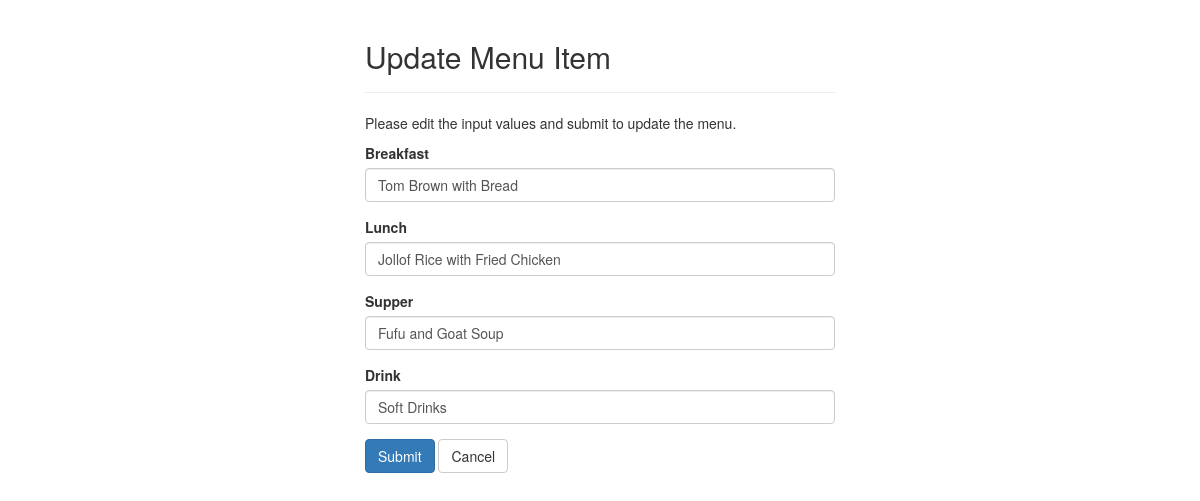
/restaurants/updatemenu.php?id=2 (signed in), run on the app's committed database.
### tables this page shows
CREATE TABLE `meal` (
  `id` int(230) NOT NULL,
  `Breakfast` varchar(255) NOT NULL,
  `Lunch` varchar(255) NOT NULL,
  `Drink` varchar(255) NOT NULL,
  `Supper` varchar(255) NOT NULL
);

### restaurants/updatemenu.php (the view, shortened to what this page needs)
<?php
require_once "../dbconnection.php";
$breakfast = $lunch = $supper = $drinks = "";
$breakfast_err = $lunch_err = $supper_err = $drinks_err = "";
if(isset($_POST["id"]) && !empty($_POST["id"])){
    $id = $_POST["id"];
    $input_breakfast = trim($_POST["breakfast"]);
    $input_lunch = trim($_POST["lunch"]);
    $input_supper = trim($_POST["supper"]);
    $input_drinks = trim($_POST["drink"]);
    $breakfast = $input_breakfast;
    $lunch = $input_lunch;
    $supper = $input_supper;
    $drinks = $input_drinks;
    $sql = "UPDATE meal SET Breakfast=?, Lunch=?, Drink=?, Supper=? WHERE id=?";
    if($stmt = mysqli_prepare($link, $sql)){
        mysqli_stmt_bind_param($stmt, "ssssi", $param_breakfast, $param_lunch, $param_drink, $param_supper, $param_id);
        $param_breakfast = $breakfast;
        $param_lunch = $lunch;
        $param_drink = $drinks;
        $param_supper = $supper;
        $param_id = $id;
        if(mysqli_stmt_execute($stmt)){
            header("location: menu.php");
            exit();
        } else{
            echo "Something went wrong. Please try again later.";
        }
    }
    mysqli_stmt_close($stmt);
    mysqli_close($link);
} else {
    if (isset($_GET["id"]) && !empty(trim($_GET["id"]))) {
        $sql = "SELECT * FROM meal WHERE id = ?";
        if ($stmt = mysqli_prepare($link, $sql)) {
            mysqli_stmt_bind_param($stmt, "i", $param_supper);
            if (mysqli_stmt_execute($stmt)) {
                $result = mysqli_stmt_get_result($stmt);
                if (mysqli_num_rows($result) == 1) {
                    $row = mysqli_fetch_array($result, MYSQLI_ASSOC);
                    $breakfast = $row["Breakfast"];
                    $lunch = $row["Lunch"];
                    $supper = $row["Supper"];
                    $drinks = $row["Drink"];
                } else {
                    header("location: error.php");
                    exit();
                }
            } else {
                echo "Oops! Something went wrong. Please try again later.";
            }
        }
    } else {
        header("location: error.php");
        exit();
    }
}
if ($_SESSION['r-Name']) {
?>
    <!DOCTYPE html>
    <html lang="en">
    <head>
        <link rel="stylesheet" href="https://maxcdn.bootstrapcdn.com/bootstrap/3.3.7/css/bootstrap.css">
    </head>
    <body>
        <div class="wrapper">
            <div class="container-fluid">
                <div class="row">
                    <div class="col-md-12">
                        <div class="page-header">
                            <h2>Update Menu Item</h2>
                        </div>
                        <p>Please edit the input values and submit to update the menu.</p>
                        <form action="<?php echo htmlspecialchars(basename($_SERVER['REQUEST_URI'])); ?>" method="post">
                            <div class="form-group <?php echo (!empty($breakfast_err)) ? 'has-error' : ''; ?>">
                                <label>Breakfast</label>
                                <input type="text" name="breakfast" class="form-control" value="<?php echo $breakfast; ?>">
                            </div>
                            <div class="form-group <?php echo (!empty($lunch_err)) ? 'has-error' : ''; ?>">
                                <label>Lunch</label>
                                <input type="text" name="lunch" class="form-control" value="<?php echo $lunch; ?>">
                            </div>
                            <div class="form-group <?php echo (!empty($supper_err)) ? 'has-error' : ''; ?>">
                                <label>Supper</label>
                                <input type="text" name="supper" class="form-control" value="<?php echo $supper; ?>">
                            </div>
                            <div class="form-group <?php echo (!empty($drinks_err)) ? 'has-error' : ''; ?>">
                                <label>Drink</label>
                                <input type="text" name="drink" class="form-control" value="<?php echo $drinks; ?>">
                            </div>
                            <input type="submit" class="btn btn-primary" value="Submit">
                            <a href="menu.php" class="btn btn-default">Cancel</a>
                        </form>
                    </div>
                </div>
            </div>
        </div>
    </body>
    </html>
<?php
} else {
    header('location: login.php');
}

### restaurants/updatemenu.php (style rules this page uses)
.wrapper { width: 500px; margin: 0 auto; }

### data on the page
meal: breakfast "Tom Brown with Bread", lunch "Jollof Rice with Fried Chicken", supper "Fufu and Goat Soup", drink "Soft Drinks"
